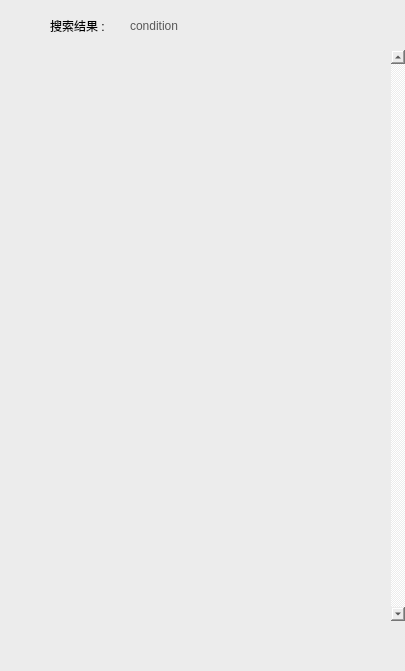
  <widget class="QWidget" name="page_search" native="true">
   <property name="enabled">
    <bool>true</bool>
   </property>
   <property name="geometry">
    <rect>
     <x>0</x>
     <y>50</y>
     <width>405</width>
     <height>671</height>
    </rect>
   </property>
   <property name="styleSheet">
    <string notr="true">background-color:rgb(236,236,236);</string>
   </property>
   <widget class="QLabel" name="search_condition">
    <property name="geometry">
     <rect>
      <x>130</x>
      <y>10</y>
      <width>251</width>
      <height>31</height>
     </rect>
    </property>
    <property name="styleSheet">
     <string notr="true">font: 700 10pt &quot;微软雅黑&quot;;
color: rgb(88, 88, 88);</string>
    </property>
    <property name="text">
     <string>condition</string>
    </property>
   </widget>
   <widget class="QPushButton" name="search_goback">
    <property name="geometry">
     <rect>
      <x>10</x>
      <y>10</y>
      <width>41</width>
      <height>31</height>
     </rect>
    </property>
    <property name="styleSheet">
     <string notr="true">image: url(:/res/icon/icon_go_back.png);
background:none;
border:none;</string>
    </property>
    <property name="text">
     <string/>
    </property>
   </widget>
   <widget class="QListWidget" name="search_list">
    <property name="geometry">
     <rect>
      <x>0</x>
      <y>50</y>
      <width>405</width>
      <height>571</height>
     </rect>
    </property>
    <property name="styleSheet">
     <string notr="true">border:none;padding:0;
background-color:rgb(236,236,236);</string>
    </property>
    <property name="verticalScrollBarPolicy">
     <enum>Qt::ScrollBarAlwaysOn</enum>
    </property>
    <property name="horizontalScrollBarPolicy">
     <enum>Qt::ScrollBarAlwaysOff</enum>
    </property>
    <property name="verticalScrollMode">
     <enum>QAbstractItemView::ScrollPerPixel</enum>
    </property>
   </widget>
   <widget class="QLabel" name="label_10">
    <property name="geometry">
     <rect>
      <x>50</x>
      <y>10</y>
      <width>71</width>
      <height>31</height>
     </rect>
    </property>
    <property name="styleSheet">
     <string notr="true">font: 700 11pt &quot;微软雅黑&quot;;
color: rgb(0, 0, 0);</string>
    </property>
    <property name="text">
     <string>搜索结果 :</string>
    </property>
   </widget>
   <zorder>search_goback</zorder>
   <zorder>label_10</zorder>
   <zorder>search_condition</zorder>
   <zorder>search_list</zorder>
  </widget>
